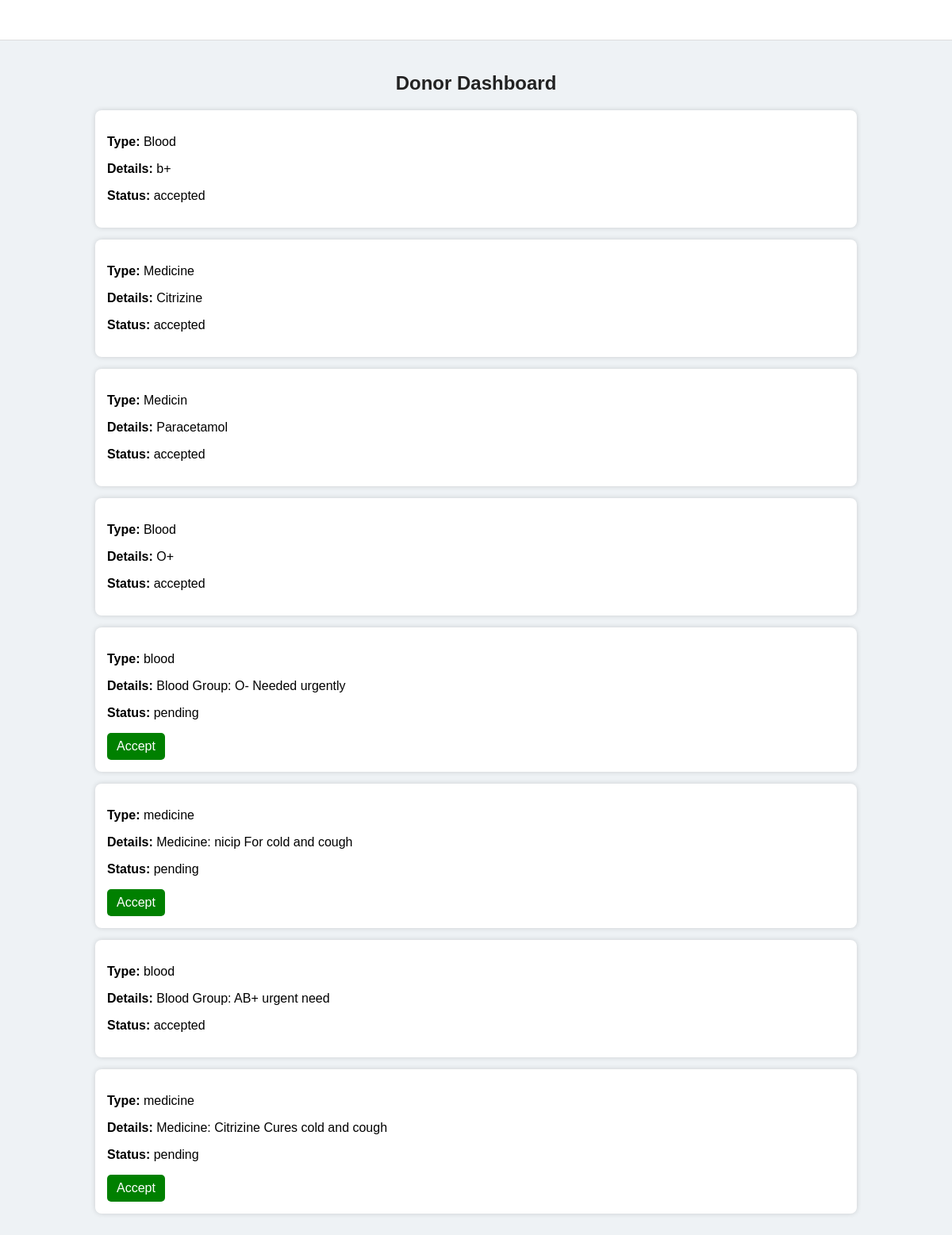
Page /donor/dashboard/ on the committed database.
### core/models.py (models this page shows)
class Request(models.Model):
    requester = models.ForeignKey(User, on_delete=models.CASCADE, related_name='requests_made')
    donor = models.ForeignKey(User, on_delete=models.CASCADE, null=True, blank=True, related_name='requests_received')
    request_type = models.CharField(max_length=10)
    detail = models.CharField(max_length=100)
    location = models.CharField(max_length=100)
    status = models.CharField(max_length=20, default='pending')

### core/views.py (the view)
# urls.py: path('donor/dashboard/', views.donor_dashboard, name='donor_dashboard'),
def donor_dashboard(request):
    requests = Request.objects.all()
    return render(request, 'donor_dashboard.html', {
        'requests': requests
    })

### core/templates/donor_dashboard.html (shortened to what this page needs)
{% load static %}
<!DOCTYPE html>
<html>
<head>
    <link rel="stylesheet" href="{% static 'core/css/donor_dashboard.css' %}">
</head>
<body>
    <div class="header">
</div>
<div class="container">
    <h2>Donor Dashboard</h2>
    {% if requests %}
        {% for r in requests %}
            <div class="card">
                <p><b>Type:</b> {{ r.request_type }}</p>
                <p><b>Details:</b> {{ r.detail }}</p>
                <p><b>Status:</b> {{ r.status }}</p>
                {% if r.status == "pending" %}
                    <a href="/update-request/{{ r.id }}/accepted/" class="btn">
                        Accept
                    </a>
                {% endif %}
            </div>
        {% endfor %}
    {% else %}
        <p>No requests available.</p>
    {% endif %}
</div>
</body>
</html>

### core/static/core/css/donor_dashboard.css (style rules this page uses)
body { font-family: Arial, sans-serif; background-color: #eef2f5; margin: 0; padding: 0; }
.container { width: 80%; margin: auto; padding: 20px; }
h2 { text-align: center; color: #222; }
.card { background-color: white; padding: 15px; margin-bottom: 15px; border-radius: 8px; box-shadow: 0 0 6px rgba(0, 0, 0, 0.15); }
.btn { display: inline-block; padding: 8px 12px; background-color: green; color: white; text-decoration: none; border-radius: 5px; }
.header { position: relative; width: 100%; height: 50px; background-color: #fff; border-bottom: 1px solid #ddd; }

### rows in the picture
Request: request_type "Blood", detail "b+", status "accepted"
Request: request_type "Medicine", detail "Citrizine", status "accepted"
Request: request_type "Medicin", detail "Paracetamol", status "accepted"
Request: request_type "Blood", detail "O+", status "accepted"
Request: request_type "blood", detail "Blood Group: O- Needed urgently", status "pending"
Request: request_type "medicine", detail "Medicine: nicip For cold and cough", status "pending"
Request: request_type "blood", detail "Blood Group: AB+ urgent need", status "accepted"
Request: request_type "medicine", detail "Medicine: Citrizine Cures cold and cough", status "pending"
